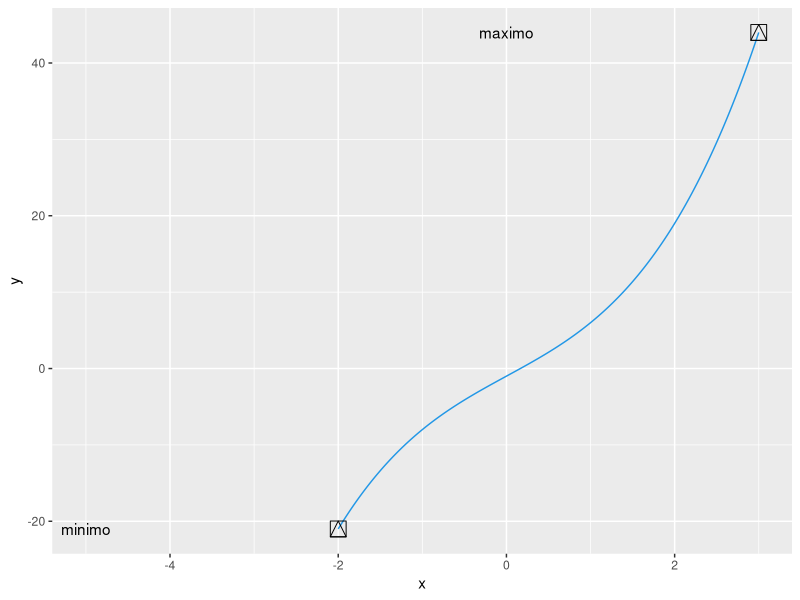

R code for this plot:
#__________________________________________________
#----------------BUSQUEDA EN MALLA-----------------
#__________________________________________________

#fsearchgrid.R

fsearch<-function(sol,Fx,type="min", ...){
  
  x<- apply(sol,1,Fx,...)
  ib <- switch(type ,min= which.min(x), max=which.max(x))
  return(list(index=ib, sol=sol[ib],eval=x[ib]))
}

##gridrev.R
#source("fsearchgrid.R")

gsearch <- function(step, lower, upper, FUN, type="min",...)
{
  D <- length(step)
  domain <-vector("list",D)
  L <- vector(length=D)
  for(i in 1:D)
  {
    domain[[i]] <- seq(lower[i], upper[i], by=step[i])
    L[i] <- length(domain[[i]])
  }
  Ls <- prod(L)
  sol <- matrix(ncol=D, nrow=Ls)
  for( i in 1:D)
  {
    if(i == 1) E <-1 else E <- E + L[i + 1]
    sol[,i] <- rep(domain[[i]], length.out=Ls, each=E)
  }
  fsearch(sol=sol, Fx=FUN, type=type, ...)
}

#________________________________________________________________
#---------------------IMPLEMENTACION-----------------------------
#________________________________________________________________

fx1 <- function(x){return(x^3 + 6*x -1)}

limI <- -2
limS <- 3
steps <- 0.01
vars <- 1

upper <- rep(limS, vars)
lower <- rep(limI, vars)
step <- rep(steps, vars)

min <- gsearch(step,lower, upper,fx1, type="min")
max <- gsearch(step,lower, upper,fx1, type="max")
cat(c("solucion maxima", max$sol,"\n","Evalucion",max$eval,"\n"))
cat(c("Solucion minima",min$sol,"\n","Evaluacion",min$eval))

#________________________________________________________________
#_---------------------------GRAFICAS----------------------------
#________________________________________________________________
##graficos.R

library(ggplot2)
graph<- function(limI, limS, steps, Fx, min, max)
{
  x <- seq(limI,limS,steps)
  y<- c()
  for(i in seq_along(x))
  {
    y[i] <- Fx(x[i])
  }
  df <-data.frame(x,y)
  ggplot(data=df, mapping=aes(x=x, y=y))+
    geom_line(color=4)+
    annotate(geom="text", x=min$sol-3, y=min$eval,label="minimo")+
    annotate(geom="point", x=min$sol, y=min$eval,size=5,shape=14,fill="transparent")+
    annotate(geom="text", x=max$sol-3, y=max$eval,label="maximo")+
    annotate(geom="point", x=max$sol, y=max$eval,size=5,shape=14,fill="transparent")
}

graph(limI,limS, steps,fx1,min,max)
